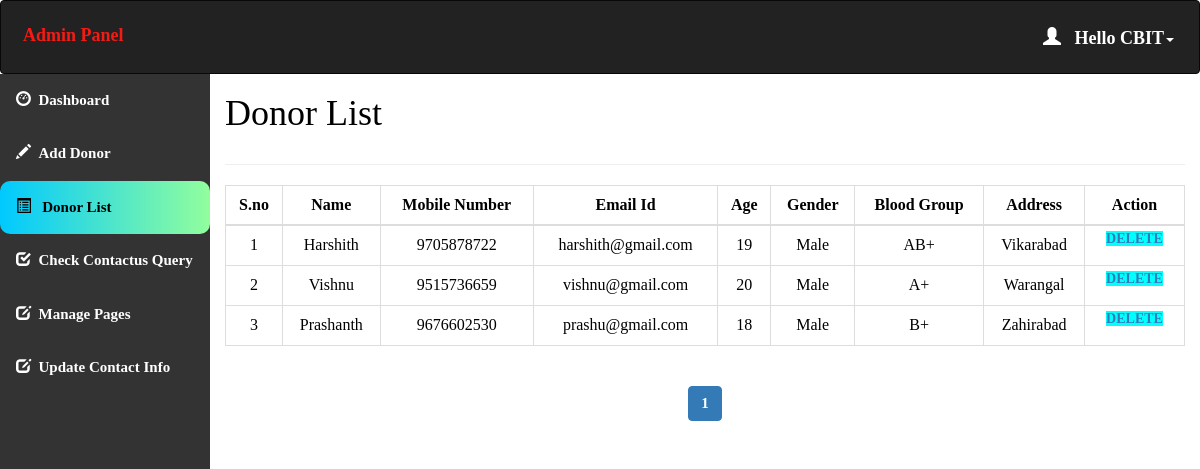
The page /admin/donor_list.php (signed in) on the database its author committed.
### tables this page shows
CREATE TABLE `donor_details` (
  `donor_id` int(11) NOT NULL,
  `donor_name` varchar(50) NOT NULL,
  `donor_number` varchar(10) NOT NULL,
  `donor_mail` varchar(50) DEFAULT NULL,
  `donor_age` int(60) NOT NULL,
  `donor_gender` varchar(10) NOT NULL,
  `donor_blood` varchar(10) NOT NULL,
  `donor_address` varchar(100) NOT NULL
);

CREATE TABLE `blood` (
  `blood_id` int(11) NOT NULL,
  `blood_group` varchar(10) NOT NULL
);

### admin/donor_list.php (the view, shortened to what this page needs)
<html>
<head>
  <link rel="stylesheet" href="https://maxcdn.bootstrapcdn.com/bootstrap/3.4.1/css/bootstrap.min.css">
</head>
<?php
include 'conn.php';
  if (isset($_SESSION['loggedin']) && $_SESSION['loggedin'] == true) {
  ?>
<body style="color:black">
<div id="header">
<?php include 'header.php';
?>
</div>
<div id="sidebar">
<?php $active="list"; include 'sidebar.php'; ?>
</div>
<div id="content" >
  <div class="content-wrapper">
    <div class="container-fluid">
      <div class="row">
        <div class="col-md-12 lg-12 sm-12">
          <h1 class="page-title">Donor List</h1>
        </div>
      </div>
      <hr>
      <?php
        include 'conn.php';
        $limit = 10;
        if(isset($_GET['page'])){
          $page = $_GET['page'];
        }else{
          $page = 1;
        }
        $offset = ($page - 1) * $limit;
        $count=$offset+1;
        $sql= "select * from donor_details join blood where donor_details.donor_blood=blood.blood_id LIMIT {$offset},{$limit}";
        $result=mysqli_query($conn,$sql);
        if(mysqli_num_rows($result)>0)   {
       ?>
       <div class="table-responsive">
      <table class="table table-bordered" style="text-align:center">
          <thead style="text-align:center">
          <th style="text-align:center">S.no</th>
          <th style="text-align:center">Name</th>
          <th style="text-align:center">Mobile Number</th>
          <th style="text-align:center">Email Id</th>
          <th style="text-align:center">Age</th>
          <th style="text-align:center">Gender</th>
          <th style="text-align:center">Blood Group</th>
          <th style="text-align:center">Address</th>
          <th style="text-align:center">Action</th>
          </thead>
          <tbody>
            <?php
            while($row = mysqli_fetch_assoc($result)) { ?>
          <tr>
                  <td><?php echo $count++; ?></td>
                  <td><?php echo $row['donor_name']; ?></td>
                  <td><?php echo $row['donor_number']; ?></td>
                  <td><?php echo $row['donor_mail']; ?></td>
                  <td><?php echo $row['donor_age']; ?></td>
                  <td><?php echo $row['donor_gender']; ?></td>
                    <td><?php echo $row['blood_group']; ?></td>
                    <td><?php echo $row['donor_address']; ?></td>
                    <td id="he" style="width:100px">
                    <a style="background-color:aqua" href='delete.php?id=<?php echo $row['donor_id']; ?>'> Delete </a>
                </td>
              </tr>
            <?php } ?>
          </tbody>
      </table>
    </div>
    <?php } ?>
<div class="table-responsive"style="text-align:center;align:center">
    <?php
    $sql1 = "SELECT * FROM donor_details";
    $result1 = mysqli_query($conn, $sql1) or die("Query Failed.");
    if(mysqli_num_rows($result1) > 0){
      $total_records = mysqli_num_rows($result1);
      $total_page = ceil($total_records / $limit);
      echo '<ul class="pagination admin-pagination">';
      for($i = 1; $i <= $total_page; $i++){
        if($i == $page){
          $active = "active";
        }else{
          $active = "";
        }
        echo '<li class="'.$active.'"><a href="donor_list.php?page='.$i.'">'.$i.'</a></li>';
      }
      echo '</ul>';
    }
    ?>
  </div>
  </div>
</div>
</div>
   <?php }
    ?>
</body>
</html>

### admin/header.php (shortened to what this page needs)
<!DOCTYPE html>
<html>
<head>
  <link rel="stylesheet" href="https://maxcdn.bootstrapcdn.com/bootstrap/3.4.1/css/bootstrap.min.css">
</head>
<body>
<nav class="navbar navbar-inverse">
  <div class="container-fluid">
    <div class="navbar-header">
      <a class="navbar-brand" id="qq" href="dashboard.php" style="color:#F51A14;">Admin Panel</a>
    </div>
    <ul class="nav navbar-nav navbar-right">
      <li class="dropdown"><a class="dropdown-toggle" id="qw" data-toggle="dropdown" href="#" style="font-weight:bold;color:white "> <span class="glyphicon glyphicon-user"></span>&nbsp&nbsp
        <?php
        include 'conn.php';
        $username=$_SESSION['username'];
        $sql="select * from admin_info where admin_username='$username'";
        $result=mysqli_query($conn,$sql) or die("query failed.");
        $row=mysqli_fetch_assoc($result);
        echo "Hello ".$row['admin_name'];
       ?><span class="caret"></span></a>
    </li>
    </ul>
  </div>
</nav>
</body></html>

### admin/donor_list.php (style rules this page uses)
#sidebar { position:relative;margin-top:-20px }
#content { position:relative;margin-left:210px }
#he { font-size: 14px; font-weight: 600; text-transform: uppercase; padding: 3px 7px; color: #fff; text-decoration: none; border-radius: 3px; align:center }

### admin/header.php (style rules this page uses)
.navbar { background-color: #333333 ; padding: 10px 10px; color:#FF0404 ; }
.navbar a { float: left; color: white; text-align: center; padding: 12px; text-decoration: none; font-size: 18px; line-height: 25px; }
.navbar-brand { font-size: 25px; font-weight: bold; }
.navbar a { float: none; display: block; text-align: left; }
.navbar-right { float: none; }

### admin/sidebar.php (style rules this page uses)
body { margin: 0; font-family: 'Averia Gruesa Libre';font-size: 15px; color:#F8F9F9; }

### rows shown on the page
donor_details: donor_name "Harshith", donor_number "9705878722", donor_mail "harshith@gmail.com", donor_age "19", donor_gender "Male", blood.blood_group "AB+", donor_address "Vikarabad"
donor_details: donor_name "Vishnu", donor_number "9515736659", donor_mail "vishnu@gmail.com", donor_age "20", donor_gender "Male", blood.blood_group "A+", donor_address "Warangal"
donor_details: donor_name "Prashanth", donor_number "9676602530", donor_mail "prashu@gmail.com", donor_age "18", donor_gender "Male", blood.blood_group "B+", donor_address "Zahirabad"

### other values the page prints
$row['admin_name'] "CBIT"
